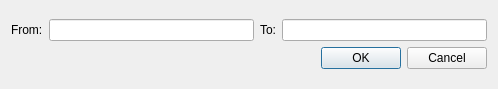
<?xml version="1.0" encoding="UTF-8"?>
<ui version="4.0">
 <class>Dialog</class>
 <widget class="QDialog" name="Dialog">
  <property name="geometry">
   <rect>
    <x>0</x>
    <y>0</y>
    <width>498</width>
    <height>89</height>
   </rect>
  </property>
  <property name="windowTitle">
   <string>Dialog</string>
  </property>
  <layout class="QVBoxLayout" name="verticalLayout_2">
   <item>
    <layout class="QVBoxLayout" name="verticalLayout">
     <item>
      <layout class="QHBoxLayout" name="horizontalLayout">
       <item>
        <widget class="QLabel" name="label">
         <property name="text">
          <string>From:</string>
         </property>
        </widget>
       </item>
       <item>
        <widget class="QLineEdit" name="fromLineEdit"/>
       </item>
       <item>
        <widget class="QLabel" name="label_2">
         <property name="text">
          <string>To:</string>
         </property>
        </widget>
       </item>
       <item>
        <widget class="QLineEdit" name="toLineEdit"/>
       </item>
      </layout>
     </item>
     <item>
      <widget class="QDialogButtonBox" name="buttonBox">
       <property name="orientation">
        <enum>Qt::Horizontal</enum>
       </property>
       <property name="standardButtons">
        <set>QDialogButtonBox::Cancel|QDialogButtonBox::Ok</set>
       </property>
      </widget>
     </item>
    </layout>
   </item>
  </layout>
 </widget>
 <resources/>
 <connections>
  <connection>
   <sender>buttonBox</sender>
   <signal>accepted()</signal>
   <receiver>Dialog</receiver>
   <slot>accept()</slot>
   <hints>
    <hint type="sourcelabel">
     <x>248</x>
     <y>254</y>
    </hint>
    <hint type="destinationlabel">
     <x>157</x>
     <y>274</y>
    </hint>
   </hints>
  </connection>
  <connection>
   <sender>buttonBox</sender>
   <signal>rejected()</signal>
   <receiver>Dialog</receiver>
   <slot>reject()</slot>
   <hints>
    <hint type="sourcelabel">
     <x>316</x>
     <y>260</y>
    </hint>
    <hint type="destinationlabel">
     <x>286</x>
     <y>274</y>
    </hint>
   </hints>
  </connection>
 </connections>
</ui>
